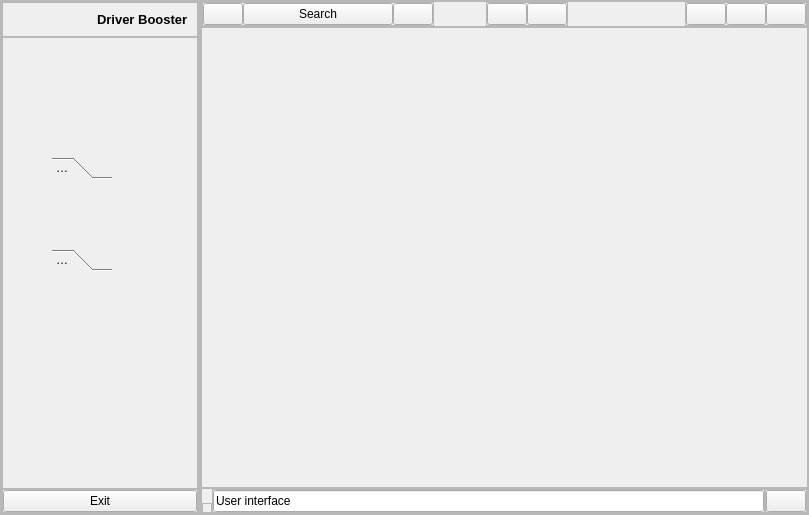
<?xml version="1.0" encoding="UTF-8"?>
<ui version="4.0">
 <class>MainWindow</class>
 <widget class="QMainWindow" name="MainWindow">
  <property name="geometry">
   <rect>
    <x>0</x>
    <y>0</y>
    <width>809</width>
    <height>515</height>
   </rect>
  </property>
  <property name="windowTitle">
   <string>MainWindow</string>
  </property>
  <widget class="QWidget" name="centralwidget">
   <layout class="QHBoxLayout" name="horizontalLayout">
    <property name="spacing">
     <number>0</number>
    </property>
    <property name="leftMargin">
     <number>0</number>
    </property>
    <property name="topMargin">
     <number>0</number>
    </property>
    <property name="rightMargin">
     <number>0</number>
    </property>
    <property name="bottomMargin">
     <number>0</number>
    </property>
    <item>
     <widget class="QFrame" name="slide_menu">
      <property name="maximumSize">
       <size>
        <width>200</width>
        <height>16777215</height>
       </size>
      </property>
      <property name="frameShape">
       <enum>QFrame::StyledPanel</enum>
      </property>
      <property name="frameShadow">
       <enum>QFrame::Plain</enum>
      </property>
      <property name="lineWidth">
       <number>6</number>
      </property>
      <layout class="QVBoxLayout" name="verticalLayout_2">
       <property name="spacing">
        <number>0</number>
       </property>
       <property name="leftMargin">
        <number>0</number>
       </property>
       <property name="topMargin">
        <number>0</number>
       </property>
       <property name="rightMargin">
        <number>0</number>
       </property>
       <property name="bottomMargin">
        <number>0</number>
       </property>
       <item>
        <widget class="QFrame" name="frame">
         <property name="minimumSize">
          <size>
           <width>198</width>
           <height>0</height>
          </size>
         </property>
         <property name="frameShape">
          <enum>QFrame::StyledPanel</enum>
         </property>
         <property name="frameShadow">
          <enum>QFrame::Raised</enum>
         </property>
         <layout class="QVBoxLayout" name="verticalLayout_5">
          <property name="spacing">
           <number>0</number>
          </property>
          <property name="leftMargin">
           <number>0</number>
          </property>
          <property name="topMargin">
           <number>0</number>
          </property>
          <property name="rightMargin">
           <number>0</number>
          </property>
          <property name="bottomMargin">
           <number>0</number>
          </property>
          <item alignment="Qt::AlignTop">
           <widget class="QFrame" name="frame_8">
            <property name="frameShape">
             <enum>QFrame::StyledPanel</enum>
            </property>
            <property name="frameShadow">
             <enum>QFrame::Raised</enum>
            </property>
            <layout class="QHBoxLayout" name="horizontalLayout_8">
             <item>
              <widget class="QLabel" name="label_2">
               <property name="text">
                <string/>
               </property>
               <property name="pixmap">
                <pixmap resource="icons/icons.qrc">:/icons/icons/hard-drive.svg</pixmap>
               </property>
              </widget>
             </item>
             <item>
              <widget class="QLabel" name="label">
               <property name="font">
                <font>
                 <pointsize>10</pointsize>
                 <weight>75</weight>
                 <bold>true</bold>
                </font>
               </property>
               <property name="text">
                <string>Driver Booster</string>
               </property>
              </widget>
             </item>
            </layout>
           </widget>
          </item>
          <item>
           <widget class="QFrame" name="frame_9">
            <property name="sizePolicy">
             <sizepolicy hsizetype="Preferred" vsizetype="Expanding">
              <horstretch>0</horstretch>
              <verstretch>0</verstretch>
             </sizepolicy>
            </property>
            <property name="frameShape">
             <enum>QFrame::StyledPanel</enum>
            </property>
            <property name="frameShadow">
             <enum>QFrame::Raised</enum>
            </property>
            <widget class="QToolBox" name="toolBox">
             <property name="geometry">
              <rect>
               <x>50</x>
               <y>120</y>
               <width>60</width>
               <height>114</height>
              </rect>
             </property>
             <property name="currentIndex">
              <number>0</number>
             </property>
             <widget class="QWidget" name="page">
              <property name="geometry">
               <rect>
                <x>0</x>
                <y>0</y>
                <width>60</width>
                <height>60</height>
               </rect>
              </property>
              <attribute name="label">
               <string>Page 1</string>
              </attribute>
             </widget>
             <widget class="QWidget" name="page_2">
              <property name="geometry">
               <rect>
                <x>0</x>
                <y>0</y>
                <width>60</width>
                <height>60</height>
               </rect>
              </property>
              <attribute name="label">
               <string>Page 2</string>
              </attribute>
             </widget>
            </widget>
           </widget>
          </item>
          <item alignment="Qt::AlignBottom">
           <widget class="QFrame" name="frame_10">
            <property name="frameShape">
             <enum>QFrame::StyledPanel</enum>
            </property>
            <property name="frameShadow">
             <enum>QFrame::Raised</enum>
            </property>
            <layout class="QHBoxLayout" name="horizontalLayout_9">
             <property name="spacing">
              <number>0</number>
             </property>
             <property name="leftMargin">
              <number>0</number>
             </property>
             <property name="topMargin">
              <number>0</number>
             </property>
             <property name="rightMargin">
              <number>0</number>
             </property>
             <property name="bottomMargin">
              <number>0</number>
             </property>
             <item>
              <widget class="QPushButton" name="pushButton_10">
               <property name="text">
                <string>Exit</string>
               </property>
               <property name="icon">
                <iconset resource="icons/icons.qrc">
                 <normaloff>:/icons/icons/external-link.svg</normaloff>:/icons/icons/external-link.svg</iconset>
               </property>
              </widget>
             </item>
            </layout>
           </widget>
          </item>
         </layout>
        </widget>
       </item>
      </layout>
     </widget>
    </item>
    <item>
     <widget class="QFrame" name="main_body">
      <property name="frameShape">
       <enum>QFrame::StyledPanel</enum>
      </property>
      <property name="frameShadow">
       <enum>QFrame::Raised</enum>
      </property>
      <layout class="QVBoxLayout" name="verticalLayout">
       <property name="spacing">
        <number>0</number>
       </property>
       <property name="leftMargin">
        <number>0</number>
       </property>
       <property name="topMargin">
        <number>0</number>
       </property>
       <property name="rightMargin">
        <number>0</number>
       </property>
       <property name="bottomMargin">
        <number>0</number>
       </property>
       <item alignment="Qt::AlignTop">
        <widget class="QFrame" name="header">
         <property name="frameShape">
          <enum>QFrame::StyledPanel</enum>
         </property>
         <property name="frameShadow">
          <enum>QFrame::Raised</enum>
         </property>
         <layout class="QHBoxLayout" name="horizontalLayout_2">
          <property name="spacing">
           <number>0</number>
          </property>
          <property name="leftMargin">
           <number>0</number>
          </property>
          <property name="topMargin">
           <number>0</number>
          </property>
          <property name="rightMargin">
           <number>0</number>
          </property>
          <property name="bottomMargin">
           <number>0</number>
          </property>
          <item>
           <widget class="QFrame" name="frame_2">
            <property name="frameShape">
             <enum>QFrame::StyledPanel</enum>
            </property>
            <property name="frameShadow">
             <enum>QFrame::Raised</enum>
            </property>
            <layout class="QHBoxLayout" name="horizontalLayout_7">
             <property name="spacing">
              <number>0</number>
             </property>
             <property name="leftMargin">
              <number>0</number>
             </property>
             <property name="topMargin">
              <number>0</number>
             </property>
             <property name="rightMargin">
              <number>0</number>
             </property>
             <property name="bottomMargin">
              <number>0</number>
             </property>
             <item>
              <widget class="QPushButton" name="pushButton_9">
               <property name="text">
                <string/>
               </property>
               <property name="icon">
                <iconset resource="icons/icons.qrc">
                 <normaloff>:/icons/icons/align-left.svg</normaloff>:/icons/icons/align-left.svg</iconset>
               </property>
              </widget>
             </item>
             <item alignment="Qt::AlignLeft">
              <widget class="QPushButton" name="pushButton_7">
               <property name="minimumSize">
                <size>
                 <width>150</width>
                 <height>0</height>
                </size>
               </property>
               <property name="text">
                <string>Search</string>
               </property>
              </widget>
             </item>
             <item alignment="Qt::AlignLeft">
              <widget class="QPushButton" name="pushButton_6">
               <property name="text">
                <string/>
               </property>
               <property name="icon">
                <iconset resource="icons/icons.qrc">
                 <normaloff>:/icons/icons/search.svg</normaloff>:/icons/icons/search.svg</iconset>
               </property>
              </widget>
             </item>
            </layout>
           </widget>
          </item>
          <item alignment="Qt::AlignHCenter|Qt::AlignTop">
           <widget class="QFrame" name="frame_4">
            <property name="frameShape">
             <enum>QFrame::StyledPanel</enum>
            </property>
            <property name="frameShadow">
             <enum>QFrame::Raised</enum>
            </property>
            <layout class="QHBoxLayout" name="horizontalLayout_6">
             <property name="spacing">
              <number>0</number>
             </property>
             <property name="leftMargin">
              <number>0</number>
             </property>
             <property name="topMargin">
              <number>0</number>
             </property>
             <property name="rightMargin">
              <number>0</number>
             </property>
             <property name="bottomMargin">
              <number>0</number>
             </property>
             <item>
              <widget class="QPushButton" name="pushButton_5">
               <property name="text">
                <string/>
               </property>
              </widget>
             </item>
             <item>
              <widget class="QPushButton" name="pushButton_4">
               <property name="text">
                <string/>
               </property>
               <property name="icon">
                <iconset resource="icons/icons.qrc">
                 <normaloff>:/icons/icons/bell.svg</normaloff>:/icons/icons/bell.svg</iconset>
               </property>
              </widget>
             </item>
            </layout>
           </widget>
          </item>
          <item alignment="Qt::AlignRight|Qt::AlignTop">
           <widget class="QFrame" name="frame_5">
            <property name="frameShape">
             <enum>QFrame::StyledPanel</enum>
            </property>
            <property name="frameShadow">
             <enum>QFrame::Raised</enum>
            </property>
            <layout class="QHBoxLayout" name="horizontalLayout_5">
             <property name="spacing">
              <number>0</number>
             </property>
             <property name="leftMargin">
              <number>0</number>
             </property>
             <property name="topMargin">
              <number>0</number>
             </property>
             <property name="rightMargin">
              <number>0</number>
             </property>
             <property name="bottomMargin">
              <number>0</number>
             </property>
             <item>
              <widget class="QPushButton" name="pushButton_3">
               <property name="text">
                <string/>
               </property>
               <property name="icon">
                <iconset resource="icons/icons.qrc">
                 <normaloff>:/icons/icons/settings.svg</normaloff>:/icons/icons/settings.svg</iconset>
               </property>
              </widget>
             </item>
             <item>
              <widget class="QPushButton" name="pushButton">
               <property name="text">
                <string/>
               </property>
               <property name="icon">
                <iconset resource="icons/icons.qrc">
                 <normaloff>:/icons/icons/minimize-2.svg</normaloff>:/icons/icons/minimize-2.svg</iconset>
               </property>
              </widget>
             </item>
             <item>
              <widget class="QPushButton" name="pushButton_2">
               <property name="text">
                <string/>
               </property>
               <property name="icon">
                <iconset resource="icons/icons.qrc">
                 <normaloff>:/icons/icons/x.svg</normaloff>:/icons/icons/x.svg</iconset>
               </property>
              </widget>
             </item>
            </layout>
           </widget>
          </item>
         </layout>
        </widget>
       </item>
       <item>
        <widget class="QFrame" name="frame_3">
         <property name="sizePolicy">
          <sizepolicy hsizetype="Preferred" vsizetype="Expanding">
           <horstretch>0</horstretch>
           <verstretch>0</verstretch>
          </sizepolicy>
         </property>
         <property name="frameShape">
          <enum>QFrame::StyledPanel</enum>
         </property>
         <property name="frameShadow">
          <enum>QFrame::Raised</enum>
         </property>
        </widget>
       </item>
       <item alignment="Qt::AlignBottom">
        <widget class="QFrame" name="footer">
         <property name="frameShape">
          <enum>QFrame::StyledPanel</enum>
         </property>
         <property name="frameShadow">
          <enum>QFrame::Raised</enum>
         </property>
         <layout class="QHBoxLayout" name="horizontalLayout_4">
          <property name="spacing">
           <number>0</number>
          </property>
          <property name="leftMargin">
           <number>0</number>
          </property>
          <property name="topMargin">
           <number>0</number>
          </property>
          <property name="rightMargin">
           <number>0</number>
          </property>
          <property name="bottomMargin">
           <number>0</number>
          </property>
          <item alignment="Qt::AlignRight|Qt::AlignBottom">
           <widget class="QFrame" name="frame_6">
            <property name="minimumSize">
             <size>
              <width>10</width>
              <height>10</height>
             </size>
            </property>
            <property name="maximumSize">
             <size>
              <width>10</width>
              <height>10</height>
             </size>
            </property>
            <property name="frameShape">
             <enum>QFrame::StyledPanel</enum>
            </property>
            <property name="frameShadow">
             <enum>QFrame::Raised</enum>
            </property>
           </widget>
          </item>
          <item>
           <widget class="QFrame" name="frame_7">
            <property name="frameShape">
             <enum>QFrame::StyledPanel</enum>
            </property>
            <property name="frameShadow">
             <enum>QFrame::Raised</enum>
            </property>
            <layout class="QVBoxLayout" name="verticalLayout_4">
             <property name="spacing">
              <number>0</number>
             </property>
             <property name="leftMargin">
              <number>0</number>
             </property>
             <property name="topMargin">
              <number>0</number>
             </property>
             <property name="rightMargin">
              <number>0</number>
             </property>
             <property name="bottomMargin">
              <number>0</number>
             </property>
             <item alignment="Qt::AlignBottom">
              <widget class="QLineEdit" name="lineEdit">
               <property name="text">
                <string>User interface</string>
               </property>
              </widget>
             </item>
            </layout>
           </widget>
          </item>
          <item>
           <widget class="QFrame" name="size_grip">
            <property name="frameShape">
             <enum>QFrame::StyledPanel</enum>
            </property>
            <property name="frameShadow">
             <enum>QFrame::Raised</enum>
            </property>
            <layout class="QVBoxLayout" name="verticalLayout_3">
             <property name="spacing">
              <number>0</number>
             </property>
             <property name="leftMargin">
              <number>0</number>
             </property>
             <property name="topMargin">
              <number>0</number>
             </property>
             <property name="rightMargin">
              <number>0</number>
             </property>
             <property name="bottomMargin">
              <number>0</number>
             </property>
             <item alignment="Qt::AlignBottom">
              <widget class="QPushButton" name="pushButton_8">
               <property name="text">
                <string/>
               </property>
               <property name="icon">
                <iconset resource="icons/icons.qrc">
                 <normaloff>:/icons/icons/box.svg</normaloff>:/icons/icons/box.svg</iconset>
               </property>
              </widget>
             </item>
            </layout>
           </widget>
          </item>
         </layout>
        </widget>
       </item>
      </layout>
     </widget>
    </item>
   </layout>
  </widget>
 </widget>
 <resources>
  <include location="icons/icons.qrc"/>
 </resources>
 <connections/>
</ui>
